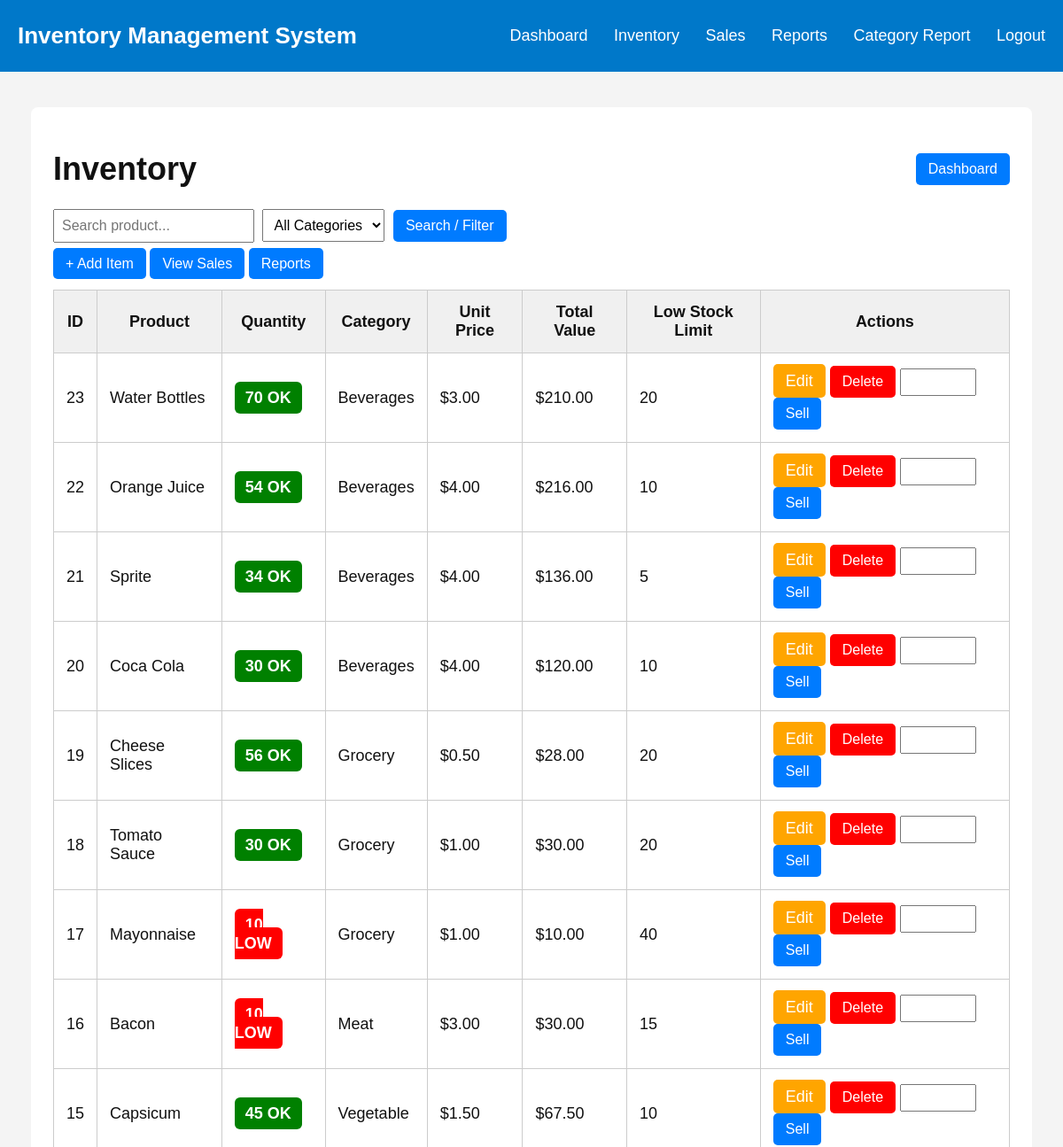
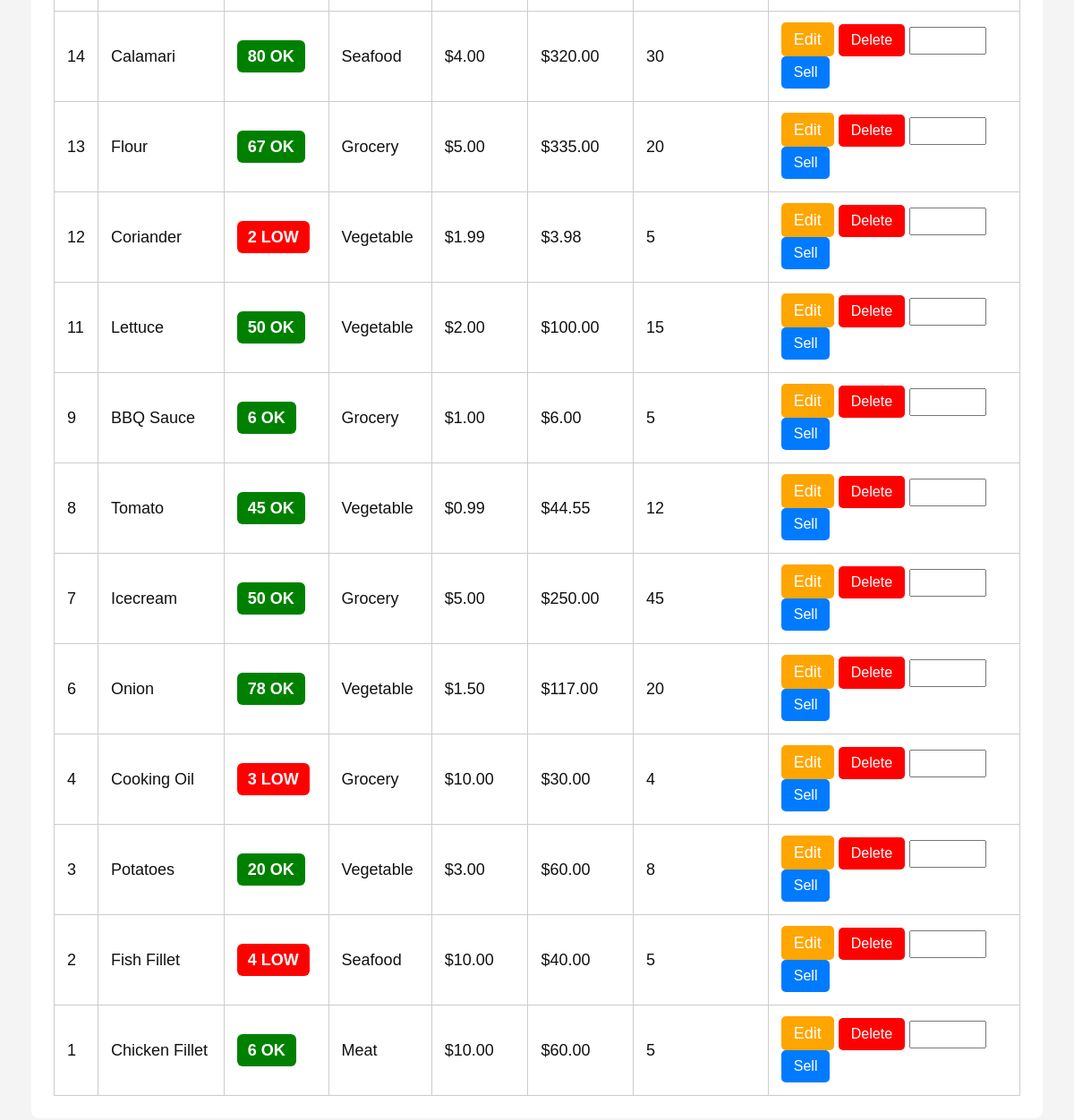
Page /inventory on the committed database (2 pictures, top to bottom).
### tables this page shows
CREATE TABLE inventory (
            id INTEGER PRIMARY KEY AUTOINCREMENT,
            product_name TEXT,
            quantity INTEGER,
            category TEXT,
            low_stock_limit INTEGER
        , unit_price REAL DEFAULT 0);

### app.py (the view)
@app.route("/inventory")
def inventory():
    search = request.args.get("search", "")
    category = request.args.get("category", "")
    conn = get_db_connection()
    categories = conn.execute("""
        SELECT DISTINCT category FROM inventory
        ORDER BY category
    """).fetchall()
    if search and category:
        items = conn.execute("""
            SELECT * FROM inventory
            WHERE product_name LIKE ? AND category=?
            ORDER BY id DESC
        """, (f"%{search}%", category)).fetchall()
    elif search:
        items = conn.execute("""
            SELECT * FROM inventory
            WHERE product_name LIKE ?
            ORDER BY id DESC
        """, (f"%{search}%",)).fetchall()
    elif category:
        items = conn.execute("""
            SELECT * FROM inventory
            WHERE category=?
            ORDER BY id DESC
        """, (category,)).fetchall()
    else:
        items = conn.execute("""
            SELECT * FROM inventory
            ORDER BY id DESC
        """).fetchall()
    conn.close()
    return render_template(
        "inventory.html",
        items=items,
        search=search,
        category=category,
        categories=categories
    )

### app.py (called while the page is built)
def get_db_connection():
    conn = sqlite3.connect(DATABASE)
    conn.row_factory = sqlite3.Row
    return conn

### templates/inventory.html (shortened to what this page needs)
{% extends "base.html" %}
{% block content %}
<div class="page-header">
    <h1>Inventory</h1>
    <a class="btn" href="{{ url_for('dashboard') }}">Dashboard</a>
</div>
<form method="GET" action="{{ url_for('inventory') }}" class="search-form">
    <input type="text" name="search" placeholder="Search product..." value="{{ search }}">
    <select name="category">
        <option value="">All Categories</option>
    </select>
    <button type="submit">Search / Filter</button>
</form>
<div class="action-row">
    <a class="btn" href="{{ url_for('add_item') }}">+ Add Item</a>
    <a class="btn" href="{{ url_for('sales') }}">View Sales</a>
    <a class="btn" href="{{ url_for('reports') }}">Reports</a>
</div>
<table>
    <tr>
        <th>ID</th>
        <th>Product</th>
        <th>Quantity</th>
        <th>Category</th>
        <th>Unit Price</th>
        <th>Total Value</th>
        <th>Low Stock Limit</th>
        <th>Actions</th>
    </tr>
    {% for item in items %}
    <tr>
        <td>{{ item.id }}</td>
        <td>{{ item.product_name }}</td>
        <td>
            {% if item.quantity <= item.low_stock_limit %}
                <span class="badge-low">{{ item.quantity }} LOW</span>
            {% else %}
                <span class="badge-ok">{{ item.quantity }} OK</span>
            {% endif %}
        </td>
        <td>{{ item.category }}</td>
        <td>${{ "%.2f"|format(item.unit_price) }}</td>
        <td>${{ "%.2f"|format(item.quantity * item.unit_price) }}</td>
        <td>{{ item.low_stock_limit }}</td>
        <td>
            <a class="edit-btn" href="{{ url_for('edit_item', item_id=item.id) }}">Edit</a>
            <form method="POST" action="{{ url_for('delete_item', item_id=item.id) }}" style="display:inline;">
                <button class="delete-btn" type="submit" onclick="return confirm('Delete this item?')">Delete</button>
            </form>
            <form method="POST" action="{{ url_for('sell_item', item_id=item.id) }}" style="display:inline;">
                <input class="qty-input" type="number" name="quantity_sold" min="1" max="{{ item.quantity }}" required>
                <button type="submit">Sell</button>
            </form>
        </td>
    </tr>
    {% else %}
    <tr>
        <td colspan="8">No inventory items found</td>
    </tr>
    {% endfor %}
</table>
{% endblock %}

### static/style.css (style rules this page uses)
body { margin: 0; font-family: Arial, sans-serif; background: #f4f4f4; color: #111; }
h1 { font-size: 36px; }
table { width: 100%; border-collapse: collapse; margin-top: 20px; }
th { background: #f0f0f0; font-weight: bold; }
th, td { border: 1px solid #ccc; padding: 14px; font-size: 18px; }
button, .btn { background: #007bff; color: white; border: none; padding: 9px 14px; text-decoration: none; border-radius: 5px; cursor: pointer; font-size: 16px; }
.edit-btn { background: orange; color: white; padding: 9px 14px; border-radius: 5px; text-decoration: none; }
.delete-btn { background: red; }
.badge-ok { background: green; color: white; padding: 8px 12px; border-radius: 6px; font-weight: bold; }
.badge-low { background: red; color: white; padding: 8px 12px; border-radius: 6px; font-weight: bold; }
.qty-input { width: 70px; padding: 6px; }
.search-form { margin-bottom: 15px; }
.search-form input, .search-form select { padding: 8px; font-size: 16px; margin-right: 5px; }
.action-row { margin-bottom: 15px; }
.page-header { display: flex; justify-content: space-between; align-items: center; }

### rows in the picture
inventory: id "23", product_name "Water Bottles", quantity "70", category "Beverages", unit_price "3.00", item.quantity*item.unit_price "210.00", low_stock_limit "20"
inventory: id "22", product_name "Orange Juice", quantity "54", category "Beverages", unit_price "4.00", item.quantity*item.unit_price "216.00", low_stock_limit "10"
inventory: id "21", product_name "Sprite", quantity "34", category "Beverages", unit_price "4.00", item.quantity*item.unit_price "136.00", low_stock_limit "5"
inventory: id "20", product_name "Coca Cola", quantity "30", category "Beverages", unit_price "4.00", item.quantity*item.unit_price "120.00", low_stock_limit "10"
inventory: id "19", product_name "Cheese Slices", quantity "56", category "Grocery", unit_price "0.50", item.quantity*item.unit_price "28.00", low_stock_limit "20"
inventory: id "18", product_name "Tomato Sauce", quantity "30", category "Grocery", unit_price "1.00", item.quantity*item.unit_price "30.00", low_stock_limit "20"
inventory: id "17", product_name "Mayonnaise", quantity "10", category "Grocery", unit_price "1.00", item.quantity*item.unit_price "10.00", low_stock_limit "40"
inventory: id "16", product_name "Bacon", quantity "10", category "Meat", unit_price "3.00", item.quantity*item.unit_price "30.00", low_stock_limit "15"
inventory: id "15", product_name "Capsicum", quantity "45", category "Vegetable", unit_price "1.50", item.quantity*item.unit_price "67.50", low_stock_limit "10"
inventory: id "14", product_name "Calamari", quantity "80", category "Seafood", unit_price "4.00", item.quantity*item.unit_price "320.00", low_stock_limit "30"
inventory: id "13", product_name "Flour", quantity "67", category "Grocery", unit_price "5.00", item.quantity*item.unit_price "335.00", low_stock_limit "20"
inventory: id "12", product_name "Coriander", quantity "2", category "Vegetable", unit_price "1.99", item.quantity*item.unit_price "3.98", low_stock_limit "5"
inventory: id "11", product_name "Lettuce", quantity "50", category "Vegetable", unit_price "2.00", item.quantity*item.unit_price "100.00", low_stock_limit "15"
inventory: id "9", product_name "BBQ Sauce", quantity "6", category "Grocery", unit_price "1.00", item.quantity*item.unit_price "6.00", low_stock_limit "5"
inventory: id "8", product_name "Tomato", quantity "45", category "Vegetable", unit_price "0.99", item.quantity*item.unit_price "44.55", low_stock_limit "12"
inventory: id "7", product_name "Icecream", quantity "50", category "Grocery", unit_price "5.00", item.quantity*item.unit_price "250.00", low_stock_limit "45"
inventory: id "6", product_name "Onion", quantity "78", category "Vegetable", unit_price "1.50", item.quantity*item.unit_price "117.00", low_stock_limit "20"
inventory: id "4", product_name "Cooking Oil", quantity "3", category "Grocery", unit_price "10.00", item.quantity*item.unit_price "30.00", low_stock_limit "4"
inventory: id "3", product_name "Potatoes", quantity "20", category "Vegetable", unit_price "3.00", item.quantity*item.unit_price "60.00", low_stock_limit "8"
inventory: id "2", product_name "Fish Fillet", quantity "4", category "Seafood", unit_price "10.00", item.quantity*item.unit_price "40.00", low_stock_limit "5"
inventory: id "1", product_name "Chicken Fillet", quantity "6", category "Meat", unit_price "10.00", item.quantity*item.unit_price "60.00", low_stock_limit "5"
